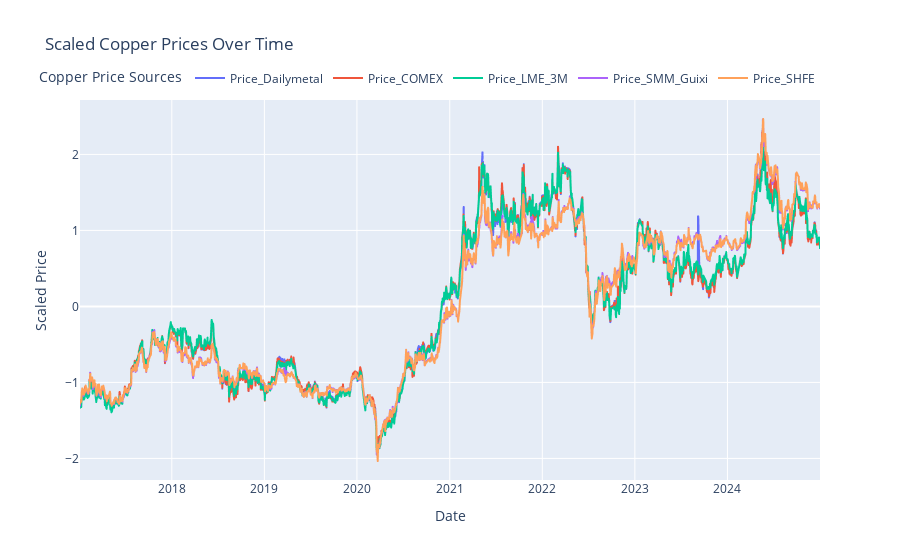

Notebook code cell kept with this figure:
### Code cell
# Scale the data and plot
dfcu_merged_scaled = dfcu_merged.copy()
dfcu_merged_scaled['Price_Dailymetal'] = (dfcu_merged_scaled['Price_Dailymetal'] - dfcu_merged_scaled['Price_Dailymetal'].mean()) / dfcu_merged_scaled['Price_Dailymetal'].std()
dfcu_merged_scaled['Price_COMEX'] = (dfcu_merged_scaled['Price_COMEX'] - dfcu_merged_scaled['Price_COMEX'].mean()) / dfcu_merged_scaled['Price_COMEX'].std()
dfcu_merged_scaled['Price_LME_3M'] = (dfcu_merged_scaled['Price_LME_3M'] - dfcu_merged_scaled['Price_LME_3M'].mean()) / dfcu_merged_scaled['Price_LME_3M'].std()
dfcu_merged_scaled['Price_SMM_Guixi'] = (dfcu_merged_scaled['Price_SMM_Guixi'] - dfcu_merged_scaled['Price_SMM_Guixi'].mean()) / dfcu_merged_scaled['Price_SMM_Guixi'].std()
dfcu_merged_scaled['Price_SHFE'] = (dfcu_merged_scaled['Price_SHFE'] - dfcu_merged_scaled['Price_SHFE'].mean()) / dfcu_merged_scaled['Price_SHFE'].std()
# # Plot the scaled data
# fig_copper_scaled = px.line(dfcu_merged_scaled, x='Date', y=['Price_Dailymetal', 'Price_COMEX', 'Price_LME_3M', 'Price_SMM_Guixi', 'Price_SHFE'],
#                              labels={'value': 'Scaled Price', 'variable': 'Copper Price'},
#                              title='Scaled Copper Prices Over Time')
# fig_copper_scaled.update_layout(
#     xaxis_title='Date',
#     yaxis_title='Scaled Price',
#     legend_title_text='Copper Price Sources',
#     legend=dict(
#         orientation="h",
#         yanchor="bottom",
#         y=1.02,
#         xanchor="right",
#         x=1
#     )
# )
# fig_copper_scaled.show()

### Figure 1 — Plotly figure (JSON) as saved in the notebook; plotly's stock layout.template omitted (floating-point values rounded to 4 significant figures; data arrays with more than 128 entries replaced by an {"elided": "..."} marker saying what was removed)
{"data": [{"hovertemplate": "Copper Price=Price_Dailymetal<br>Date=%{x}<br>Scaled Price=%{y}<extra></extra>", "legendgroup": "Price_Dailymetal", "line": {"color": "#636efa", "dash": "solid"}, "marker": {"symbol": "circle"}, "mode": "lines", "name": "Price_Dailymetal", "showlegend": true, "type": "scattergl", "x": {"elided": "1843 str values"}, "xaxis": "x", "y": {"elided": "1843 float values"}, "yaxis": "y"}, {"hovertemplate": "Copper Price=Price_COMEX<br>Date=%{x}<br>Scaled Price=%{y}<extra></extra>", "legendgroup": "Price_COMEX", "line": {"color": "#EF553B", "dash": "solid"}, "marker": {"symbol": "circle"}, "mode": "lines", "name": "Price_COMEX", "showlegend": true, "type": "scattergl", "x": {"elided": "1843 str values"}, "xaxis": "x", "y": {"elided": "1843 float values"}, "yaxis": "y"}, {"hovertemplate": "Copper Price=Price_LME_3M<br>Date=%{x}<br>Scaled Price=%{y}<extra></extra>", "legendgroup": "Price_LME_3M", "line": {"color": "#00cc96", "dash": "solid"}, "marker": {"symbol": "circle"}, "mode": "lines", "name": "Price_LME_3M", "showlegend": true, "type": "scattergl", "x": {"elided": "1843 str values"}, "xaxis": "x", "y": {"elided": "1843 float values"}, "yaxis": "y"}, {"hovertemplate": "Copper Price=Price_SMM_Guixi<br>Date=%{x}<br>Scaled Price=%{y}<extra></extra>", "legendgroup": "Price_SMM_Guixi", "line": {"color": "#ab63fa", "dash": "solid"}, "marker": {"symbol": "circle"}, "mode": "lines", "name": "Price_SMM_Guixi", "showlegend": true, "type": "scattergl", "x": {"elided": "1843 str values"}, "xaxis": "x", "y": {"elided": "1843 float values"}, "yaxis": "y"}, {"hovertemplate": "Copper Price=Price_SHFE<br>Date=%{x}<br>Scaled Price=%{y}<extra></extra>", "legendgroup": "Price_SHFE", "line": {"color": "#FFA15A", "dash": "solid"}, "marker": {"symbol": "circle"}, "mode": "lines", "name": "Price_SHFE", "showlegend": true, "type": "scattergl", "x": {"elided": "1843 str values"}, "xaxis": "x", "y": {"elided": "1843 float values"}, "yaxis": "y"}], "layout": {"legend": {"orientation": "h", "title": {"text": "Copper Price Sources"}, "tracegroupgap": 0, "x": 1, "xanchor": "right", "y": 1.02, "yanchor": "bottom"}, "title": {"text": "Scaled Copper Prices Over Time"}, "xaxis": {"anchor": "y", "domain": [0, 1], "title": {"text": "Date"}}, "yaxis": {"anchor": "x", "domain": [0, 1], "title": {"text": "Scaled Price"}}}}
